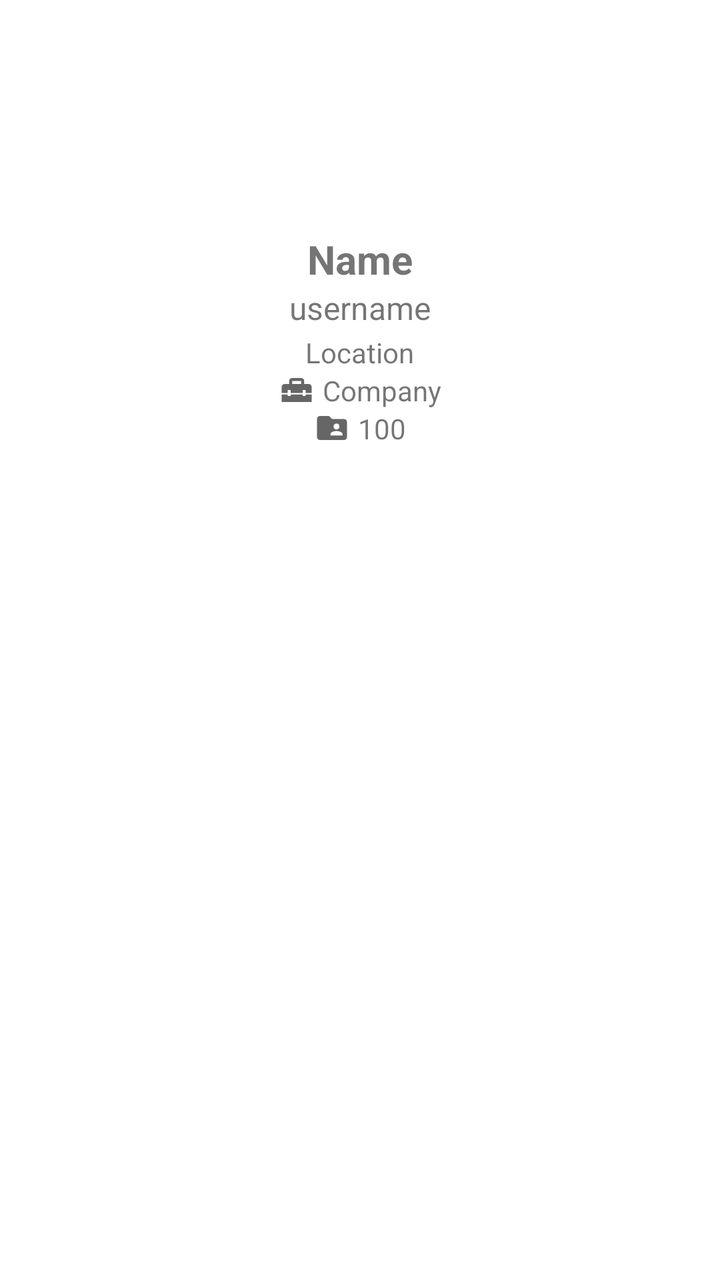
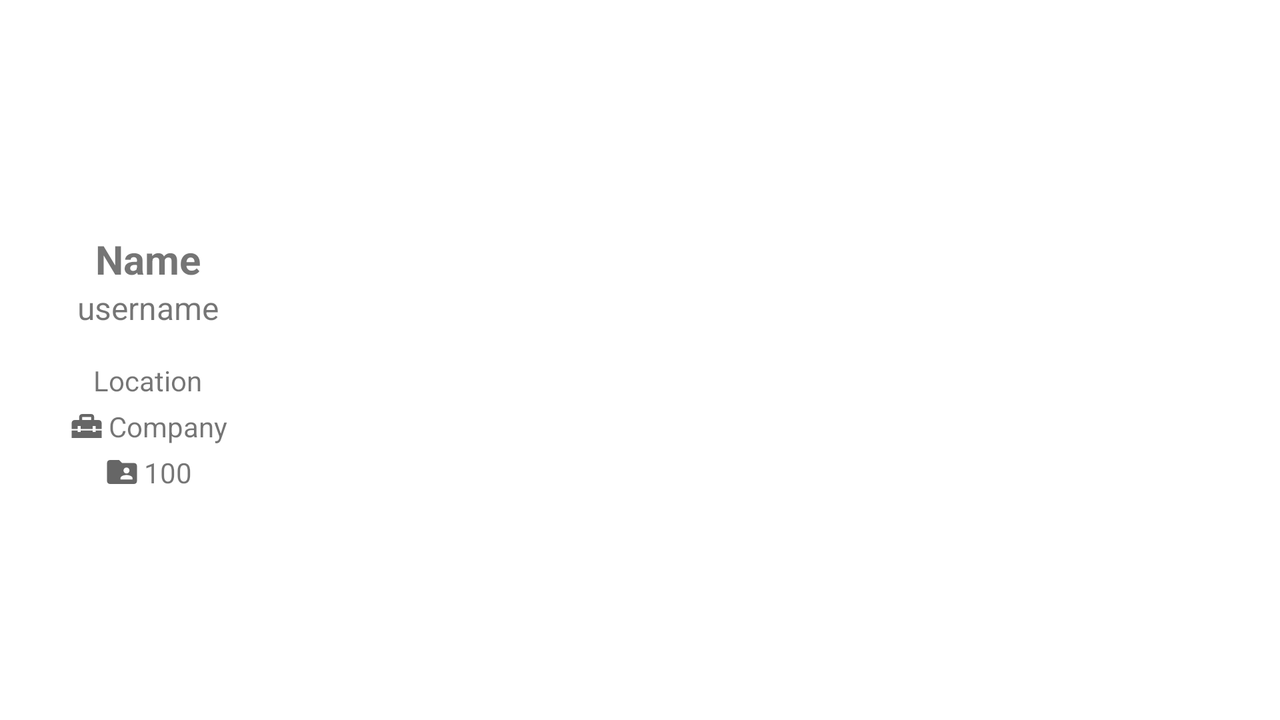

An Android layout and its configuration variant, each rendered on a device that would load it. The default file and the variant file are quoted in full after the pictures.
<!-- AndroidManifest.xml: application theme Theme.GithubUser2 -->
<!-- res/layout/activity_detail.xml -->
<?xml version="1.0" encoding="utf-8"?>
<LinearLayout xmlns:android="http://schemas.android.com/apk/res/android"
    xmlns:app="http://schemas.android.com/apk/res-auto"
    xmlns:tools="http://schemas.android.com/tools"
    android:layout_width="match_parent"
    android:layout_height="match_parent"
    android:orientation="vertical"
    tools:context=".ui.DetailActivity">

    <ImageView
        android:id="@+id/detail_avatar"
        android:layout_width="100dp"
        android:layout_height="100dp"
        android:layout_gravity="center"
        android:layout_marginTop="12dp"
        android:contentDescription="@string/detail_avatar"
        tools:ignore="ImageContrastCheck"
        tools:src="@tools:sample/avatars" />

    <TextView
        android:id="@+id/detail_name"
        android:layout_width="wrap_content"
        android:layout_height="wrap_content"
        android:layout_gravity="center"
        android:layout_marginTop="4dp"
        android:textSize="20sp"
        android:textStyle="bold"
        tools:text="Name" />

    <TextView
        android:id="@+id/detail_username"
        android:layout_width="wrap_content"
        android:layout_height="wrap_content"
        android:layout_gravity="center"
        android:textSize="16sp"
        tools:text="username" />

    <TextView
        android:id="@+id/detail_location"
        android:layout_width="wrap_content"
        android:layout_height="wrap_content"
        android:layout_gravity="center"
        android:layout_marginTop="2dp"
        android:drawablePadding="4dp"
        android:textSize="14sp"
        app:drawableLeftCompat="@drawable/location_icon"
        tools:text="Location" />

    <TextView
        android:id="@+id/detail_company"
        android:layout_width="wrap_content"
        android:layout_height="wrap_content"
        android:layout_gravity="center"
        android:drawablePadding="4dp"
        android:textSize="14sp"
        app:drawableLeftCompat="@drawable/company_icon"
        tools:text="Company" />

    <TextView
        android:id="@+id/detail_repo"
        android:layout_width="wrap_content"
        android:layout_height="wrap_content"
        android:layout_gravity="center"
        android:drawablePadding="4dp"
        android:textSize="14sp"
        app:drawableLeftCompat="@drawable/repo_icon"
        tools:text="100" />

    <com.google.android.material.tabs.TabLayout
        android:id="@+id/tabs"
        android:layout_width="match_parent"
        android:layout_height="wrap_content"
        android:layout_marginTop="8dp"
        android:contentDescription="@string/follow_tab"
        app:tabBackground="?attr/backgroundColor"
        app:tabSelectedTextColor="#83898C" />

    <androidx.viewpager2.widget.ViewPager2
        android:id="@+id/view_pager"
        android:layout_width="match_parent"
        android:layout_height="match_parent" />
</LinearLayout>
<!-- resources referenced by this layout -->
<resources>
  <!-- drawable company_icon (drawable) -->
  <vector xmlns:android="http://schemas.android.com/apk/res/android"
      android:width="18dp"
      android:height="18dp"
      android:tint="?attr/colorControlNormal"
      android:viewportWidth="24"
      android:viewportHeight="24">
      <path
          android:fillColor="@android:color/white"
          android:pathData="M18,16l-2,0l0,-1l-8,0l0,1l-2,0l0,-1l-4,0l0,5l20,0l0,-5l-4,0z" />
      <path
          android:fillColor="@android:color/white"
          android:pathData="M20,8h-3V6c0,-1.1 -0.9,-2 -2,-2H9C7.9,4 7,4.9 7,6v2H4c-1.1,0 -2,0.9 -2,2v4h4v-2h2v2h8v-2h2v2h4v-4C22,8.9 21.1,8 20,8zM15,8H9V6h6V8z" />
  </vector>
  <!-- drawable repo_icon (drawable) -->
  <vector xmlns:android="http://schemas.android.com/apk/res/android"
      android:width="18dp"
      android:height="18dp"
      android:tint="?attr/colorControlNormal"
      android:viewportWidth="24"
      android:viewportHeight="24">
      <path
          android:fillColor="@android:color/white"
          android:pathData="M20,6h-8l-2,-2L4,4c-1.1,0 -1.99,0.9 -1.99,2L2,18c0,1.1 0.9,2 2,2h16c1.1,0 2,-0.9 2,-2L22,8c0,-1.1 -0.9,-2 -2,-2zM15,9c1.1,0 2,0.9 2,2s-0.9,2 -2,2 -2,-0.9 -2,-2 0.9,-2 2,-2zM19,17h-8v-1c0,-1.33 2.67,-2 4,-2s4,0.67 4,2v1z" />
  </vector>
  <string name="detail_avatar">Detail avatar</string>
  <string name="follow_tab">Follow tab</string>
  <style name="Theme.GithubUser2" parent="Theme.MaterialComponents.DayNight.DarkActionBar">
          
          <item name="colorPrimary">@color/light_primary</item>
          <item name="colorPrimaryVariant">@color/light_primary</item>
          <item name="colorOnPrimary">@color/white</item>
          
          <item name="colorSecondary">@color/teal_200</item>
          <item name="colorSecondaryVariant">@color/teal_700</item>
          <item name="colorOnSecondary">@color/black</item>
          
          <item name="android:statusBarColor" tools:targetApi="l">?attr/colorPrimaryVariant</item>
          
      </style>
  <color name="light_primary">#2d3e50</color>
  <color name="white">#FFFFFFFF</color>
  <color name="teal_200">#FF03DAC5</color>
  <color name="teal_700">#FF018786</color>
  <color name="black">#FF000000</color>
</resources>
<!-- res/layout-land/activity_detail.xml (the repository's variant of the layout above) -->
<!-- drawn on the phone turned sideways -->
<?xml version="1.0" encoding="utf-8"?>
<LinearLayout xmlns:android="http://schemas.android.com/apk/res/android"
    xmlns:app="http://schemas.android.com/apk/res-auto"
    xmlns:tools="http://schemas.android.com/tools"
    android:layout_width="match_parent"
    android:layout_height="match_parent"
    android:orientation="horizontal"
    tools:context=".ui.DetailActivity">

    <LinearLayout
        android:layout_width="wrap_content"
        android:layout_height="match_parent"
        android:layout_marginStart="24dp"
        android:layout_marginEnd="24dp"
        android:gravity="center_horizontal"
        android:orientation="vertical">

        <ImageView
            android:id="@+id/detail_avatar"
            android:layout_width="100dp"
            android:layout_height="100dp"
            android:layout_gravity="center"
            android:layout_marginTop="16dp"
            android:contentDescription="@string/detail_avatar"
            tools:ignore="ImageContrastCheck"
            tools:src="@tools:sample/avatars" />

        <TextView
            android:id="@+id/detail_name"
            android:layout_width="wrap_content"
            android:layout_height="wrap_content"
            android:layout_gravity="center"
            android:textSize="20sp"
            android:textStyle="bold"
            tools:text="Name" />

        <TextView
            android:id="@+id/detail_username"
            android:layout_width="wrap_content"
            android:layout_height="wrap_content"
            android:layout_gravity="center"
            android:textSize="16sp"
            tools:text="username" />

        <TextView
            android:id="@+id/detail_location"
            android:layout_width="wrap_content"
            android:layout_height="wrap_content"
            android:layout_gravity="center"
            android:layout_marginTop="16dp"
            android:drawablePadding="2dp"
            android:textSize="14sp"
            app:drawableLeftCompat="@drawable/location_icon"
            tools:text="Location" />

        <TextView
            android:id="@+id/detail_company"
            android:layout_width="wrap_content"
            android:layout_height="wrap_content"
            android:layout_gravity="center"
            android:layout_marginTop="4dp"
            android:drawablePadding="2dp"
            android:textSize="14sp"
            app:drawableLeftCompat="@drawable/company_icon"
            tools:text="Company" />

        <TextView
            android:id="@+id/detail_repo"
            android:layout_width="wrap_content"
            android:layout_height="wrap_content"
            android:layout_gravity="center"
            android:layout_marginTop="4dp"
            android:drawablePadding="2dp"
            android:textSize="14sp"
            app:drawableLeftCompat="@drawable/repo_icon"
            tools:text="100" />

    </LinearLayout>

    <LinearLayout
        android:layout_width="match_parent"
        android:layout_height="match_parent"
        android:orientation="vertical">

        <com.google.android.material.tabs.TabLayout
            android:id="@+id/tabs"
            android:layout_width="match_parent"
            android:layout_height="wrap_content"
            android:contentDescription="@string/follow_tab"
            app:tabBackground="?attr/backgroundColor"
            app:tabSelectedTextColor="#83898C" />

        <androidx.viewpager2.widget.ViewPager2
            android:id="@+id/view_pager"
            android:layout_width="match_parent"
            android:layout_height="match_parent" />
    </LinearLayout>

</LinearLayout>
